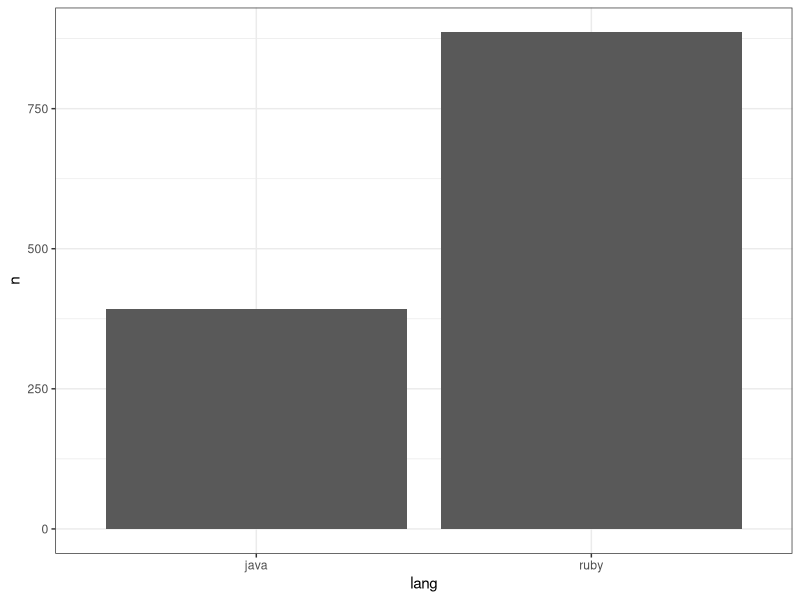
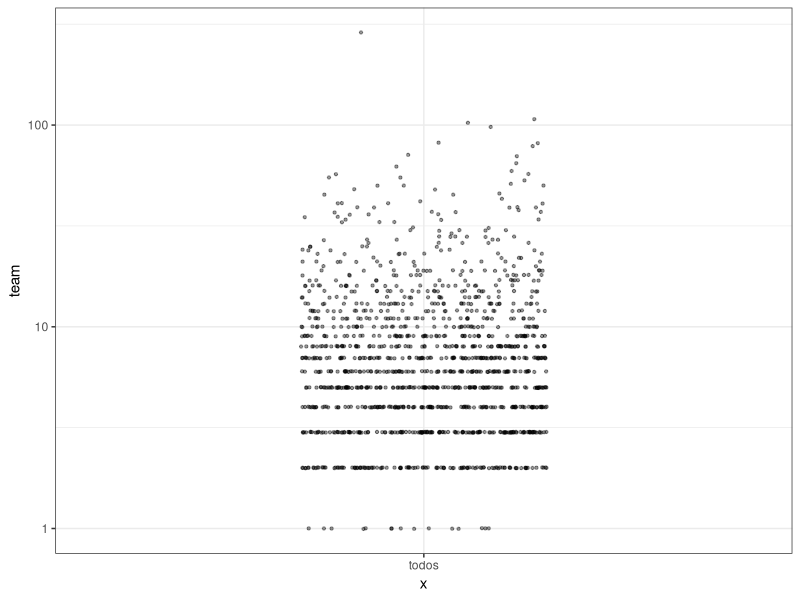
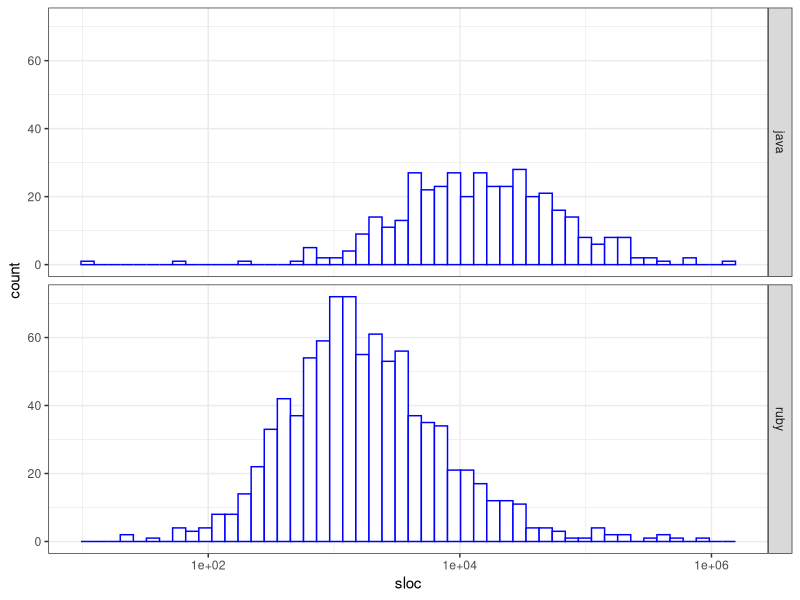
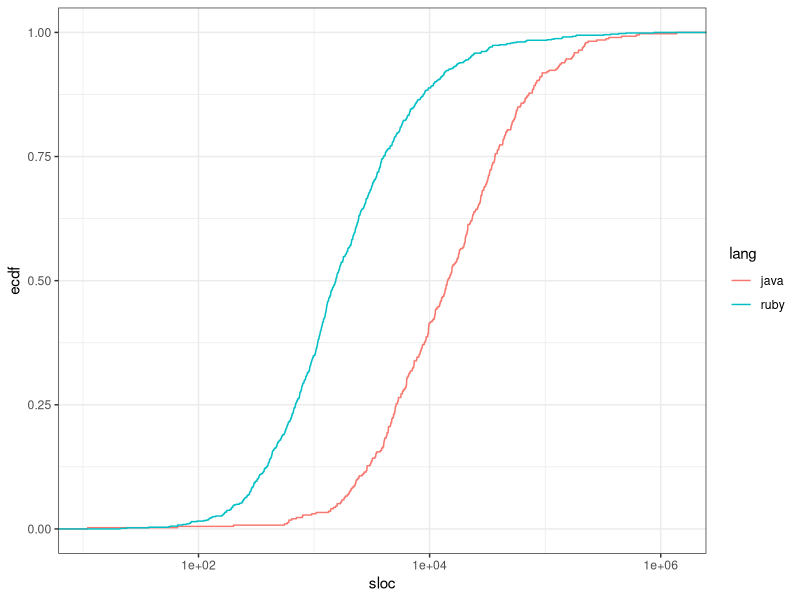
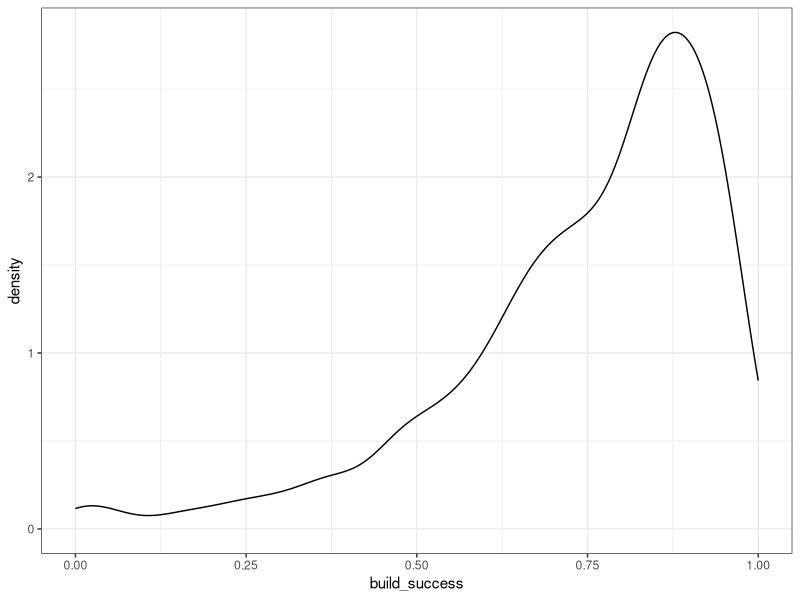

Write R code to recreate these figures, in order.
## ---- chunk 1
library(tidyverse)
library(here)
theme_set(theme_bw())
## ---- chunk 2
projetos = read_csv(here::here("data/projetos.csv"))
## ---- chunk 3
projetos = projetos %>% 
    filter(lang != "javascript")
## ---- chunk 4
projetos %>% 
    group_by(lang) %>% 
    summarise(n = n()) %>% 
    ggplot(aes(x = lang, y = n)) + 
    geom_col()
## ---- chunk 5
projetos %>% 
    ggplot(aes(x = "todos", y = team)) + 
    geom_jitter(alpha = .4, width = .2, size = .8) + 
    scale_y_log10()
## ---- chunk 6
projetos %>% 
    ggplot(aes(x = sloc)) + 
    geom_histogram(bins = 50, fill = "white", color = "blue") + 
    facet_grid(lang ~ .) +
    scale_x_log10()
## ---- chunk 7
projetos %>% 
    ggplot(aes(x = sloc, color = lang)) + 
    stat_ecdf() + 
    scale_x_log10()
## ---- chunk 8
projetos %>% 
    ggplot(aes(x = build_success)) + 
    geom_density()
